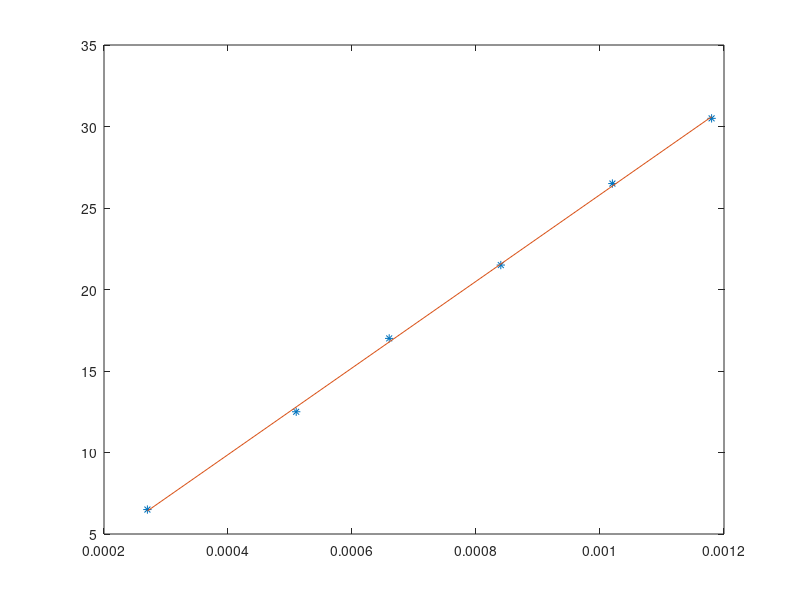

The MATLAB source for this figure:
deltaT = [ 6.5 12.5 17 21.5 26.5 30.5 ];
U = [ .27 .51 .66 .84 1.02 1.18 ]*1e-3;

y = deltaT;
x = U;

G = [ sum(x.^2) sum(x); sum(x) length(x) ];
h = [ sum(x.*y); sum(y) ];
a = inv(G)*h;
f = a(1)*x + a(2);
S = sum((f-y).^2); % Kvadratsumma
u = sqrt(diag(inv(G)) * S/(length(y) - length(a)));
resultat = [ a u ]
plot(x, y, '*', x, f);

% RESULTAT
% 1.0e+04 *
%  2.658085182109378 +- 0.028220597947465
% -0.000076370269308 +- 0.000022772582910